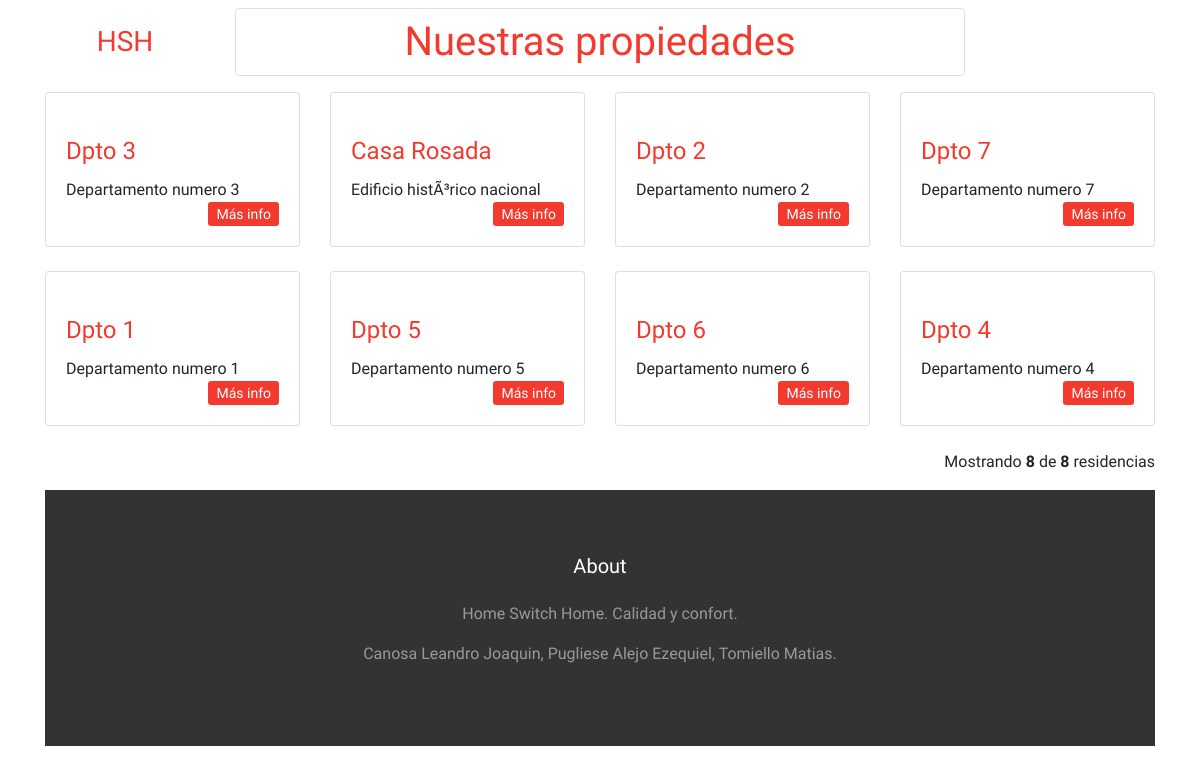
/listadoResidencias.php, run on an earlier commit of the app's database.
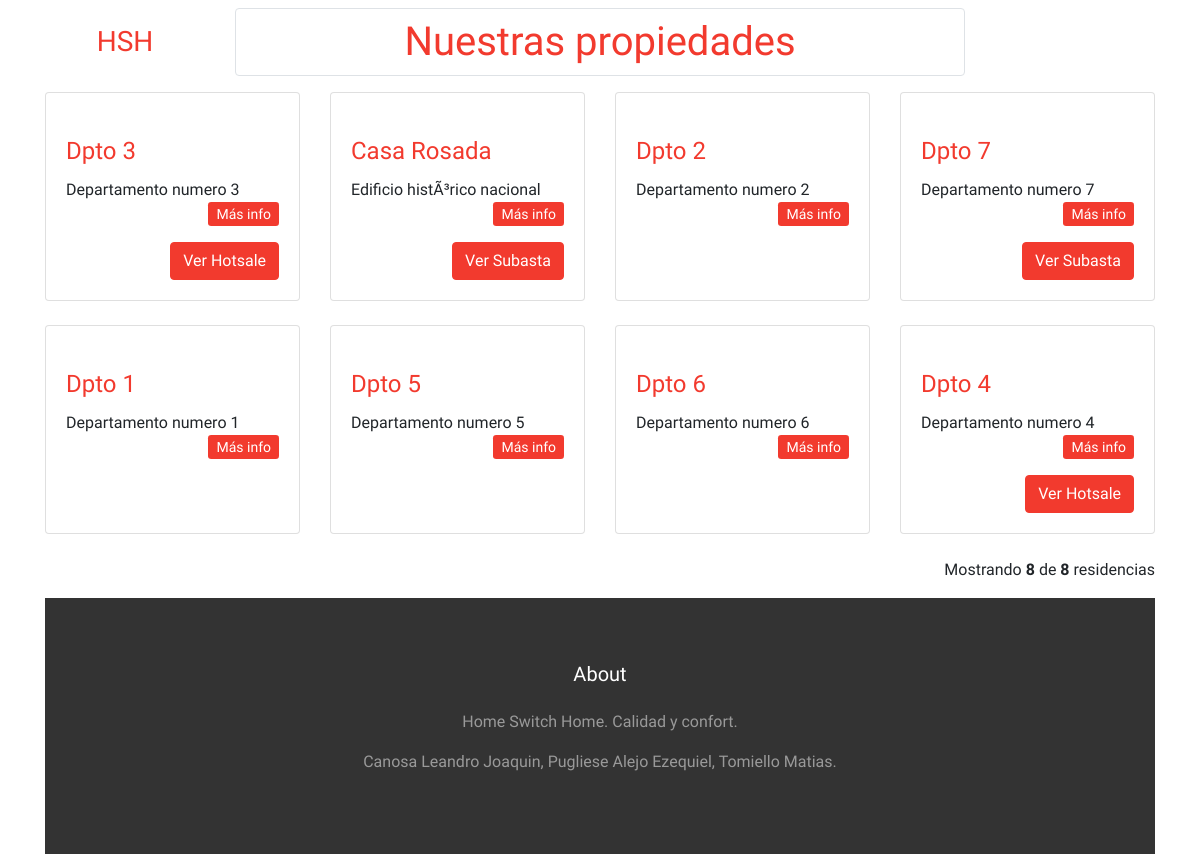
And on a later commit of the database.
### tables this page shows
CREATE TABLE `residencia` (
  `id` int(11) NOT NULL,
  `nombre` varchar(45) NOT NULL,
  `precio` double NOT NULL,
  `foto` longblob NOT NULL,
  `capacidad` int(11) NOT NULL,
  `ubicacion` varchar(45) NOT NULL,
  `en_subasta` enum('si','no') NOT NULL,
  `en_hotsale` enum('si','no') NOT NULL,
  `descrip` text
);

### listadoResidencias.php (the view, shortened to what this page needs)
<!DOCTYPE html>
<html lang="en">
  <?php Include("DB.php"); $conexion = conectar(); ?>
  <head>
    <?php
      require('links.php');
    ?>
    <link rel="stylesheet" href="css/bootstrap.min.css">
  </head>
 <body>
	<?php
		$por_pagina = 30;
		if(isset($_GET['pagina'])){
			$pagina = $_GET['pagina'];
		}else{
			$pagina = 1;
		}
		$empieza = ($pagina - 1) * $por_pagina;
	 	$query = "SELECT * FROM residencia ORDER BY ubicacion LIMIT $empieza, $por_pagina";
	 	$resultado = mysqli_query($conexion, $query);
	?>
	<div class="container">
		<div class="py-2">
			<div class="row align-items-center text-center">
	      <div class="col-2">
  	        <h3 class="mb-2 site-logo"><a href="index.php" >HSH</a></h3>
         </div>
				<div class="col-8">
    			<h1 class='page-item'><a href='listadoResidencias.php' class='page-link' align ='center'> Nuestras propiedades</a></h1>
				</div>
				</div>
	 		</div>
	  <div class="row">
	  <?php
		while($registro = mysqli_fetch_assoc($resultado)){
			$id = $registro['id'];
	  ?>
	    <div class="col-lg-3 col-md-4 col-sm-6 mb-4">
	      <div class="card h-100">
		    <a href="residencia.php?id= <?php echo $id; ?>">
		    </a>
	        <div class="card-body">
		  	  <h4 class="card-title">
	            <a href="residencia.php?id= <?php echo $id; ?>">
	              <?php echo $registro['nombre']; ?>
	            </a>
	          </h4>
	          <div align="left">
							<?php	echo $registro['descrip'];
							?>
							<div align="right" >
	          		<a class="btn-sm btn-primary " href="residencia.php?id=<?php echo $id; ?>">Más info</a>
								<?php
          			if ($registro['en_hotsale']=='si'){?>
								<a class="btn btn-primary" href="hotsale.php?id=<?php echo $id; ?>">Ver Hotsale</a>
								<?php }
          			if ($registro['en_subasta']=='si'){?>
          	 	 	<a class="btn btn-primary" href="subasta.php?id=<?php echo $id; ?>">Ver Subasta</a>
        	  		<?php }
         		 		?>
							</div>
						</div>
					</div>
	      </div>
	    </div>
	  <?php } ?>
	</div>
	<?php
		$qry="SELECT * FROM residencia ORDER BY ubicacion ASC";
		$result = mysqli_query($conexion, $qry);
		$total_registros = mysqli_num_rows($result);
	?>
	<div class="clearfix">
	<?php
		if(isset($total_registros)) {
			if($total_registros>$por_pagina){
				$j = $por_pagina;
				$total_paginas = ceil($total_registros / $por_pagina);
			}
			else
				$j = $total_registros;
	?>
    <div class="hint-text text-right">Mostrando <b><?php echo $j ?></b> de <b><?php echo $total_registros;?></b> residencias</div>
	<?php
	} ?>
	</div>
    <footer class="site-footer">
			<div class="container">
				<div class="row text-center">
					<div class="col-md-12">
						<h3 class="footer-heading mb-4 text-white">About</h3>
						<p>Home Switch Home. Calidad y confort.</p>
					</div>
				</div>
				<div class="row text-center">
					<div class="col-md-12">
						<p>
							Canosa Leandro Joaquin, Pugliese Alejo Ezequiel, Tomiello Matias.
						</p>
					</div>
				</div>
			</div>
		</footer>
  </body>
</html>

### links.php
<?php
	echo "<meta name='viewport' content='width=device-width, initial-scale=1, shrink-to-fit=no'>
    <link rel='shortcut icon' type='image/x-icon' href='Logos/Logos/favicon.png' />
    <link href='https://fonts.googleapis.com/css?family=Playfair+Display:400,700|Work+Sans:300,400,700' rel='stylesheet'>
    <link rel='stylesheet' href='fonts/icomoon/style.css'>
    <link rel='stylesheet' href='css/bootstrap.min.css'>
    <link rel='stylesheet' href='css/magnific-popup.css'>
    <link rel='stylesheet' href='css/jquery-ui.css'>
    <link rel='stylesheet' href='css/owl.carousel.min.css'>
    <link rel='stylesheet' href='css/owl.theme.default.min.css'>
    <link rel='stylesheet' href='css/bootstrap-datepicker.css'>
    <link rel='stylesheet' href='css/animate.css'>
    <link rel='stylesheet' href='https://cdn.jsdelivr.net/npm/mediaelement@4.2.7/build/mediaelementplayer.min.css'>
    <link rel='stylesheet' href='fonts/flaticon/font/flaticon.css'>
    <link rel='stylesheet' href='css/aos.css'>
    <link rel='stylesheet' href='css/style.css'>"
?>

### css/style.css (style rules this page uses)
body { line-height: 1.7; color: rgba(0, 0, 0, 0.5); font-weight: 400; font-size: 1rem; font-family: "Work Sans", -apple-system, BlinkMacSystemFont, "Segoe UI", Roboto, "Helvetica Neue", Arial, sans-serif, "Apple Color Emoji", "Segoe UI Emoji", "Segoe UI Symbol", "Noto Color Emoji"; }
h1, h2, h3, h4, h5, .h1, .h2, .h3, .h4, .h5 { color: #000; }
a { -webkit-transition: .3s all ease; -o-transition: .3s all ease; transition: .3s all ease; }
.btn { position: relative; top: 0; }
.site-footer { padding: 4em 0; background-size: cover; background-position: center center; background-repeat: no-repeat; color: rgba(255, 255, 255, 0.5); position: relative; }
.site-footer:before { position: absolute; content: ""; background: rgba(0, 0, 0, 0.8); top: 0; left: 0; right: 0; bottom: 0; }
.site-footer .footer-heading { font-size: 20px; }

What changed in the data, as far as the page shows it:
changed residencia "Dpto 3": now shows "Ver Hotsale"
changed residencia "Casa Rosada": now shows "Ver Subasta"
changed residencia "Dpto 7": now shows "Ver Subasta"
changed residencia "Dpto 4": now shows "Ver Hotsale"
